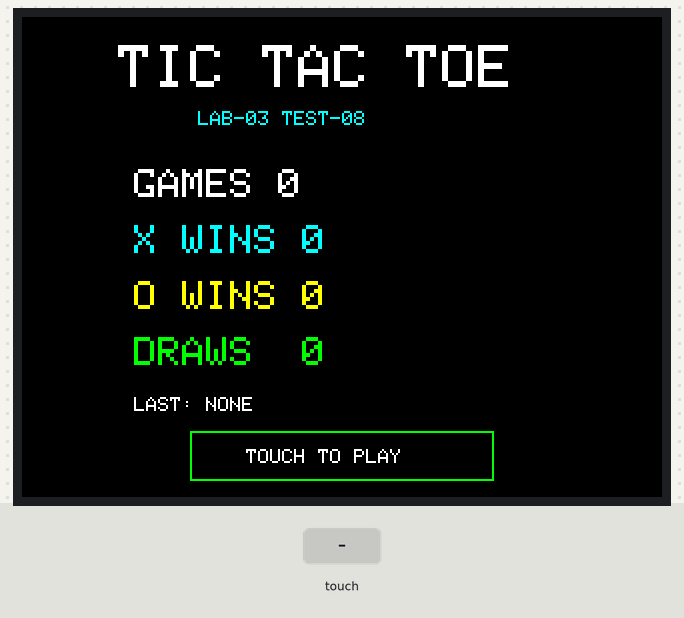
Recording of a sketch running on a simulated Arduino Uno, built with avr-gcc and run on an emulated ATmega328P. Shown: 320×240 colour display. Inputs (shaded band) come from the test bench. Storage starts empty; what the sketch prints to the serial monitor is not drawn.

Above: at 1.5 s.
1.6 s: touch panel pressed at 13 % / 10 % of its raw x / y range
At 2.9 s:
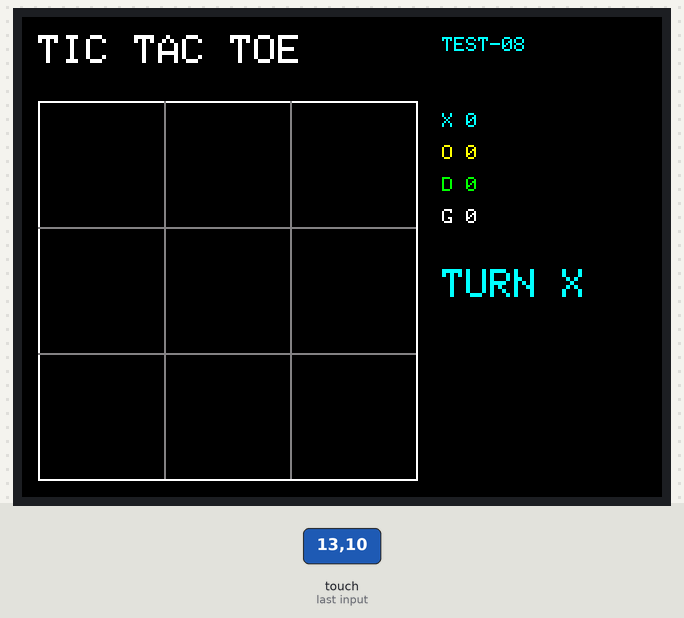
3.2 s: touch panel pressed at 13 % / 50 % of its raw x / y range
At 4.0 s:
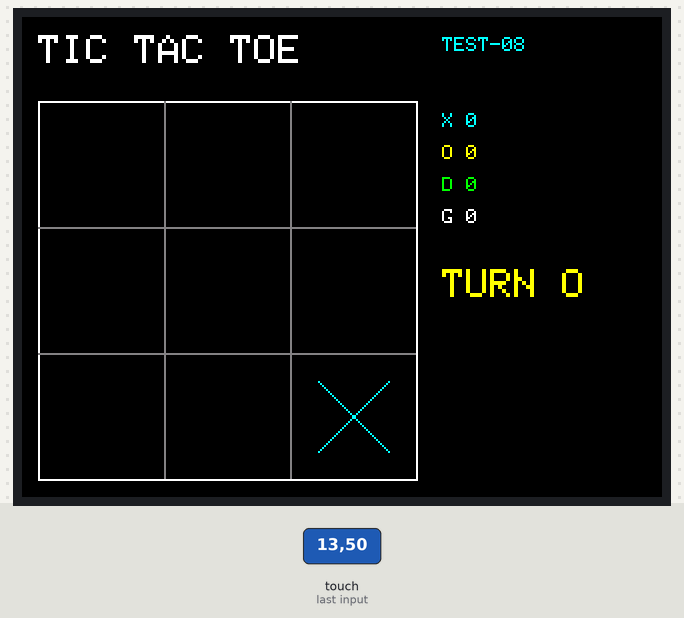
4.7 s: touch panel pressed at 38 % / 50 % of its raw x / y range
At 5.1 s:
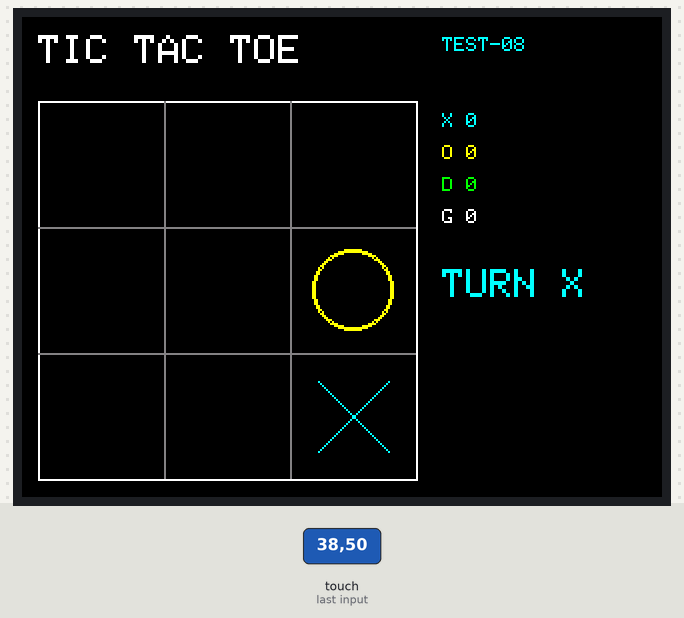
Timing chart, 0 to 7.7 s (numbered marks = the images above; inputs shaded):
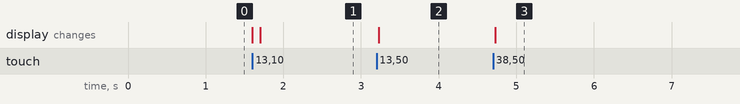

The sketch:

08_TicTacToe_SD_History.ino
```cpp
/*
  LAB-03 / TEST-08
  Arduino UNO + MAR2406 2.4" TFT Touch Shield

  Tic-Tac-Toe + persistent microSD history.
  Optimized for ATmega328P / Arduino UNO flash limits.

  Verified hardware:
    LCD: ILI9341, ROT1 / 320x240
    Touch: XP=D6 XM=A2 YP=A1 YM=D7
    SD: CS=D10 MOSI=D11 MISO=D12 SCK=D13

  Certified ROT0 touch calibration:
    LEFT=153 RIGHT=930 TOP=962 BOTTOM=168

  History file:
    XOLOG.TXT

  One finished game = one appended text line:
    X,03142
    O,041328
    D,041235786

  First character is the result: X, O or D.
  Remaining digits are board cells 0..8 in move order.

  At startup the file is scanned and valid complete lines rebuild
  X wins, O wins, draws, total games and the last result.

  Incomplete/truncated lines are ignored.
  No Arduino String objects are used.
*/

#include <Adafruit_GFX.h>
#include <MCUFRIEND_kbv.h>
#include <TouchScreen.h>
#include <SPI.h>
#include <SD.h>

MCUFRIEND_kbv tft;

#define BLACK   0x0000
#define WHITE   0xFFFF
#define RED     0xF800
#define GREEN   0x07E0
#define CYAN    0x07FF
#define YELLOW  0xFFE0
#define GREY    0x8410

#define MINPRESSURE 40
#define MAXPRESSURE 2000

const int XP = 6;
const int XM = A2;
const int YP = A1;
const int YM = 7;

const int TS_LEFT = 153;
const int TS_RT   = 930;
const int TS_TOP  = 962;
const int TS_BOT  = 168;

const uint8_t SD_CS = 10;
const char LOG_FILE[] = "XOLOG.TXT";

TouchScreen ts = TouchScreen(XP, YP, XM, YM, 300);

const int16_t BX = 8;
const int16_t BY = 42;
const int16_t CELL = 63;
const int16_t BS = 189;
const int16_t SX = 207;

uint8_t board[9];
uint8_t seq[9];
uint8_t moves = 0;
uint8_t turn = 1;              // 1=X, 2=O
uint8_t screenState = 0;       // 0=history, 1=play, 2=game over
bool armed = true;
bool sdOK = false;

uint16_t games = 0;
uint16_t xWins = 0;
uint16_t oWins = 0;
uint16_t draws = 0;
char lastResult = '-';

static void restoreSharedPins() {
  pinMode(XP, OUTPUT);
  pinMode(XM, OUTPUT);
  pinMode(YP, OUTPUT);
  pinMode(YM, OUTPUT);
}

static bool readTouch(int16_t &x, int16_t &y) {
  TSPoint p = ts.getPoint();
  restoreSharedPins();

  if (p.z <= MINPRESSURE || p.z >= MAXPRESSURE) return false;

  long px = map(p.x, TS_LEFT, TS_RT, 0, 239);
  long py = map(p.y, TS_TOP, TS_BOT, 0, 319);

  px = constrain(px, 0, 239);
  py = constrain(py, 0, 319);

  x = constrain((int16_t)py, 0, 319);
  y = constrain((int16_t)(239 - px), 0, 239);
  return true;
}

static void addStat(char r) {
  ++games;
  if (r == 'X') ++xWins;
  else if (r == 'O') ++oWins;
  else ++draws;
  lastResult = r;
}

static bool validRecord(char r, uint8_t n, bool ok) {
  if (!ok) return false;
  if (r == 'X') return n >= 5 && n <= 9 && (n & 1);
  if (r == 'O') return n >= 6 && n <= 8 && !(n & 1);
  if (r == 'D') return n == 9;
  return false;
}

static bool loadHistory() {
  File f = SD.open(LOG_FILE, FILE_READ);
  if (!f) return false;

  char r = 0;
  uint8_t pos = 0;
  uint8_t n = 0;
  uint16_t used = 0;
  bool ok = true;

  while (f.available()) {
    char c = (char)f.read();

    if (c == '\r') continue;

    if (c == '\n') {
      if (validRecord(r, n, ok)) addStat(r);
      r = 0;
      pos = 0;
      n = 0;
      used = 0;
      ok = true;
      continue;
    }

    if (pos == 0) {
      r = c;
      if (c != 'X' && c != 'O' && c != 'D') ok = false;
    } else if (pos == 1) {
      if (c != ',') ok = false;
    } else {
      if (c < '0' || c > '8' || n >= 9) {
        ok = false;
      } else {
        uint8_t cell = (uint8_t)(c - '0');
        uint16_t bit = (uint16_t)1 << cell;
        if (used & bit) ok = false;
        else used |= bit;
        ++n;
      }
    }
    ++pos;
  }

  f.close();
  return true;
}

static bool appendGame(char r) {
  File f = SD.open(LOG_FILE, FILE_WRITE);
  if (!f) return false;

  bool ok = true;
  if (f.write((uint8_t)r) != 1) ok = false;
  if (f.write((uint8_t)',') != 1) ok = false;

  for (uint8_t i = 0; i < moves; ++i) {
    if (f.write((uint8_t)('0' + seq[i])) != 1) ok = false;
  }

  if (f.write((uint8_t)'\n') != 1) ok = false;
  f.close();

  if (ok) addStat(r);
  return ok;
}

static void showFatal() {
  tft.fillScreen(BLACK);
  tft.setTextColor(RED);
  tft.setTextSize(2);
  tft.setCursor(60, 86);
  tft.print(F("SD ERROR"));
  tft.setCursor(38, 118);
  tft.print(F("TEST-08 STOP"));
}

static void showHistory() {
  tft.fillScreen(BLACK);

  tft.setTextColor(WHITE);
  tft.setTextSize(3);
  tft.setCursor(48, 14);
  tft.print(F("TIC TAC TOE"));

  tft.setTextSize(1);
  tft.setTextColor(CYAN);
  tft.setCursor(88, 47);
  tft.print(F("LAB-03 TEST-08"));

  tft.setTextSize(2);

  tft.setTextColor(WHITE);
  tft.setCursor(56, 76);
  tft.print(F("GAMES "));
  tft.print(games);

  tft.setTextColor(CYAN);
  tft.setCursor(56, 104);
  tft.print(F("X WINS "));
  tft.print(xWins);

  tft.setTextColor(YELLOW);
  tft.setCursor(56, 132);
  tft.print(F("O WINS "));
  tft.print(oWins);

  tft.setTextColor(GREEN);
  tft.setCursor(56, 160);
  tft.print(F("DRAWS  "));
  tft.print(draws);

  tft.setTextSize(1);
  tft.setTextColor(WHITE);
  tft.setCursor(56, 190);
  tft.print(F("LAST: "));
  if (lastResult == '-') tft.print(F("NONE"));
  else if (lastResult == 'D') tft.print(F("DRAW"));
  else {
    tft.print(lastResult);
    tft.print(F(" WIN"));
  }

  tft.drawRect(84, 207, 152, 25, GREEN);
  tft.setCursor(112, 216);
  tft.print(F("TOUCH TO PLAY"));
}

static void drawGrid() {
  tft.drawRect(BX, BY, BS + 1, BS + 1, WHITE);
  tft.drawFastVLine(BX + CELL, BY, BS, GREY);
  tft.drawFastVLine(BX + CELL * 2, BY, BS, GREY);
  tft.drawFastHLine(BX, BY + CELL, BS, GREY);
  tft.drawFastHLine(BX, BY + CELL * 2, BS, GREY);
}

static void drawSide() {
  tft.fillRect(SX, 40, 113, 148, BLACK);

  tft.setTextSize(1);
  tft.setTextColor(CYAN);
  tft.setCursor(SX + 3, 48);
  tft.print(F("X "));
  tft.print(xWins);

  tft.setTextColor(YELLOW);
  tft.setCursor(SX + 3, 64);
  tft.print(F("O "));
  tft.print(oWins);

  tft.setTextColor(GREEN);
  tft.setCursor(SX + 3, 80);
  tft.print(F("D "));
  tft.print(draws);

  tft.setTextColor(WHITE);
  tft.setCursor(SX + 3, 96);
  tft.print(F("G "));
  tft.print(games);

  tft.setTextSize(2);
  tft.setTextColor(turn == 1 ? CYAN : YELLOW);
  tft.setCursor(SX + 3, 126);
  tft.print(F("TURN "));
  tft.print(turn == 1 ? 'X' : 'O');
}

static void drawGame() {
  tft.fillScreen(BLACK);

  tft.setTextSize(2);
  tft.setTextColor(WHITE);
  tft.setCursor(8, 9);
  tft.print(F("TIC TAC TOE"));

  tft.setTextSize(1);
  tft.setTextColor(CYAN);
  tft.setCursor(SX + 3, 10);
  tft.print(F("TEST-08"));

  drawGrid();
  drawSide();
}

static void drawMark(uint8_t cell, uint8_t player) {
  uint8_t row = cell / 3;
  uint8_t col = cell % 3;
  int16_t x0 = BX + col * CELL;
  int16_t y0 = BY + row * CELL;

  if (player == 1) {
    tft.drawLine(x0 + 14, y0 + 14, x0 + 49, y0 + 49, CYAN);
    tft.drawLine(x0 + 49, y0 + 14, x0 + 14, y0 + 49, CYAN);
  } else {
    tft.drawCircle(x0 + 31, y0 + 31, 20, YELLOW);
    tft.drawCircle(x0 + 31, y0 + 31, 19, YELLOW);
  }
}

static uint8_t winner() {
  if (board[0] && board[0] == board[1] && board[0] == board[2]) return board[0];
  if (board[3] && board[3] == board[4] && board[3] == board[5]) return board[3];
  if (board[6] && board[6] == board[7] && board[6] == board[8]) return board[6];
  if (board[0] && board[0] == board[3] && board[0] == board[6]) return board[0];
  if (board[1] && board[1] == board[4] && board[1] == board[7]) return board[1];
  if (board[2] && board[2] == board[5] && board[2] == board[8]) return board[2];
  if (board[0] && board[0] == board[4] && board[0] == board[8]) return board[0];
  if (board[2] && board[2] == board[4] && board[2] == board[6]) return board[2];
  return 0;
}

static void newGame() {
  for (uint8_t i = 0; i < 9; ++i) board[i] = 0;
  moves = 0;
  turn = 1;
  screenState = 1;
  drawGame();
}

static int8_t hitCell(int16_t x, int16_t y) {
  if (x < BX || x >= BX + BS || y < BY || y >= BY + BS) return -1;
  return (int8_t)(((y - BY) / CELL) * 3 + ((x - BX) / CELL));
}

static void gameOver(char r) {
  bool saved = appendGame(r);
  screenState = 2;

  drawSide();
  tft.fillRect(SX, 118, 113, 113, BLACK);

  tft.setTextSize(2);
  tft.setTextColor(r == 'X' ? CYAN : (r == 'O' ? YELLOW : GREEN));
  tft.setCursor(SX + 3, 125);

  if (r == 'D') tft.print(F("DRAW"));
  else {
    tft.print(r);
    tft.print(F(" WINS"));
  }

  tft.setTextSize(1);
  tft.setCursor(SX + 3, 157);
  tft.setTextColor(saved ? GREEN : RED);
  tft.print(saved ? F("SD SAVE OK") : F("SD SAVE FAIL"));

  tft.setTextColor(WHITE);
  tft.setCursor(SX + 3, 178);
  tft.print(F("TOUCH"));
  tft.setCursor(SX + 3, 190);
  tft.print(F("FOR NEW GAME"));
}

static void play(uint8_t cell) {
  if (cell > 8 || board[cell]) return;

  board[cell] = turn;
  seq[moves++] = cell;
  drawMark(cell, turn);

  uint8_t w = winner();

  if (w == 1) {
    gameOver('X');
    return;
  }

  if (w == 2) {
    gameOver('O');
    return;
  }

  if (moves == 9) {
    gameOver('D');
    return;
  }

  turn = (turn == 1) ? 2 : 1;
  drawSide();
}

void setup() {
  Serial.begin(115200);

  tft.reset();
  tft.begin(tft.readID());
  tft.setRotation(1);
  tft.fillScreen(BLACK);

  pinMode(SD_CS, OUTPUT);
  digitalWrite(SD_CS, HIGH);

  if (!SD.begin(SD_CS)) {
    showFatal();
    return;
  }

  if (!SD.exists(LOG_FILE)) {
    File f = SD.open(LOG_FILE, FILE_WRITE);
    if (!f) {
      showFatal();
      return;
    }
    f.close();
  }

  if (!loadHistory()) {
    showFatal();
    return;
  }

  sdOK = true;

  Serial.println(F("LAB-03 TEST-08 READY"));
  Serial.print(F("GAMES="));
  Serial.println(games);

  showHistory();
}

void loop() {
  if (!sdOK) {
    delay(100);
    return;
  }

  int16_t x, y;
  bool pressed = readTouch(x, y);

  if (armed && pressed) {
    if (screenState == 0 || screenState == 2) {
      newGame();
    } else {
      int8_t cell = hitCell(x, y);
      if (cell >= 0) play((uint8_t)cell);
    }
    armed = false;
  }

  if (!armed && !pressed) {
    delay(25);
    int16_t x2, y2;
    if (!readTouch(x2, y2)) armed = true;
  }

  delay(10);
}
```

Measured:
- after the input at 1.6 s, the display: first changes at once (image 1 shows a later state)
- after the input at 3.2 s, the display: changes at once (image 2)
- after the input at 4.7 s, the display: changes at once (image 3)
